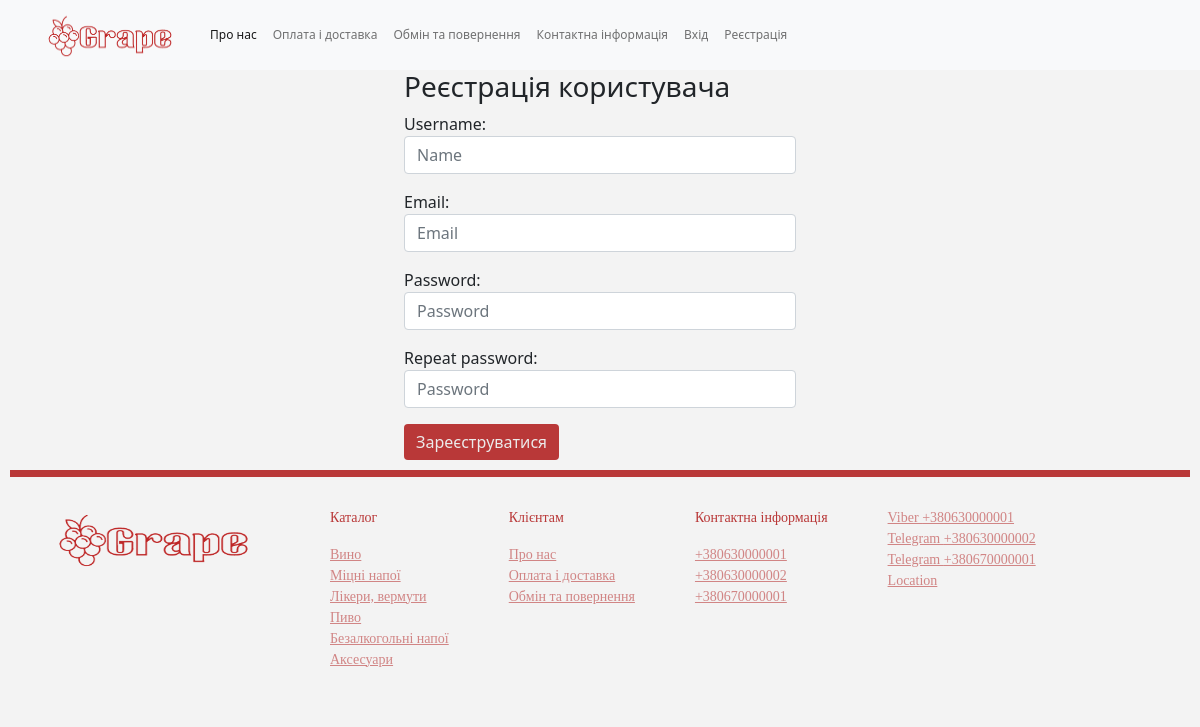
/account/registration/, run on the app's committed database.
### main_page/models.py (models this page shows, shortened)
class Category_good(models.Model):
    name = models.CharField(max_length=50, unique=True)
    is_visible = models.BooleanField(default=True)
    position = models.SmallIntegerField(unique=True)
    class Meta:
        ordering = ('position',)

class Phone(models.Model):
    phone_val = RegexValidator(regex=r'^\+?3?8?0\d{2}[- ]?(\d[- ]?){7}$', message='Не вірний формат номера')
    phone = models.CharField(max_length=16, validators=[phone_val])
    is_visible = models.BooleanField(default=True)
    is_viber = models.BooleanField(default=False)
    is_telegram = models.BooleanField(default=False)
    def __str__(self):
        return f'{self.phone}'

class Address(models.Model):
    address = models.CharField(max_length=250)
    is_visible = models.BooleanField(default=True)

### account/views.py (the view)
# urls.py: path('registration/', views.registration_view, name='registration'),
def registration_view(request):
    form = RegistrationForm(request.POST or None)
    if form.is_valid():
        user = RegistrationForm(request.POST).save(commit=False)
        user.set_password(form.cleaned_data['password'])
        user.save()
        return redirect('/')
    return render(request, 'registration.html', context={'form': form})

### account/forms.py (shortened to what this page needs)
class RegistrationForm(forms.ModelForm):
    class Meta:
        model = User
        fields = ('username', 'email',)
    username = forms.CharField(widget=forms.TextInput(attrs={
        'type': "text",
        'class': "form-control",
        'placeholder': "Name"
    }))
    email = forms.EmailField(widget=forms.EmailInput(attrs={
        'type': "email",
        'class': "form-control",
        'placeholder': "Email"
    }))
    password = forms.CharField(label='Password', min_length=8, widget=forms.PasswordInput(attrs={
        'type': "password",
        'class': "form-control",
        'placeholder': "Password"
    }))
    password2 = forms.CharField(label='Repeat password', min_length=8, widget=forms.PasswordInput(attrs={
        'type': "password2",
        'class': "form-control",
        'placeholder': "Password"
    }))

### cart/context_processor.py (called while the page is built)
def cart(request):
    return {'cart': Cart(request)}

### main_page/context_processor.py (called while the page is built)
def getting_category(request):
    category = Category_good.objects.filter(is_visible=True)
    return locals()

def getting_number(request):
    phone = Phone.objects.filter(is_visible=True)
    return locals()

def getting_mail(request):
    mails = Email_adress.objects.filter(is_visible=True)
    return locals()

def getting_address(request):
    location = Address.objects.filter(is_visible=True)
    return locals()

### account/templates/registration.html (shortened to what this page needs)
{% extends 'project.html' %}
{% block bare_content %}
    <div class="container-fluid">
        <div class="offset-md-4 col-md-4 offset-sm-3 col-sm-6">
            <div class="form-container">
                <h3 class="title">Реєстрація користувача</h3>
                <form class="form-horizontal" method="post">
                    {{ form.as_p }}
                    <button class="btn btn-primary">Зареєструватися</button>
                </form>
        </div>
     </div>
     </div>
{% endblock %}

### templates/project.html (shortened to what this page needs)
{% load static %}
<!DOCTYPE html>
<html lang="ukr">
    <head>
        <link href="https://cdn.jsdelivr.net/npm/bootstrap@5.0.2/dist/css/bootstrap.min.css" rel="stylesheet">
        <link rel="stylesheet" href="{% static "assets/css/style.css" %}">
    </head>
    <body>
      <section>
        <nav class="navbar navbar-expand-lg navbar-light bg-light">
            <div class="container-fluid">
              <a class="navbar-brand" href="{% url 'main_page:main' %}"><img src="{% static "assets/img/Grape-depositphotos-bgremover.png" %}" class="grape"></a>
              <div class="collapse navbar-collapse" id="navbarNavAltMarkup">
                <div class="navbar-nav">
                <ul class="navbar-nav">
                <li class="nav-item">
                  <a class="nav-link active" aria-current="page" href="#">Про нас</a>
                </li>
                <li class="nav-item">
                  <a class="nav-link" href="{% url 'conditions:delivery' %}">Оплата і доставка</a>
                </li>
                <li class="nav-item">
                  <a class="nav-link" href="{% url 'conditions:swap' %}">Обмін та повернення</a>
                </li>
                <li class="nav-item">
                  <a class="nav-link" href="#contact">Контактна інформація</a>
                </li>
                    <div class="navbar-nav" >
                        {% if not user.is_active %}
                            <li class="nav-item">
                          <a class="nav-link" href="{% url "account:login" %}">Вхід</a>
                            </li>
                        <li class="nav-item">
                          <a class="nav-link" href="{% url "account:registration" %}">Реєстрація</a>
                            </li>
                        {% else %}
                        <li class="nav-item">
                            <a class="nav-link" href="{% url "account:logout" %}">Вихід</a>
                            </li>
                        {% endif %}
                    </ul>
                    </div>
                </div>
              </div>
          </nav>
        </section>
{% block bare_content %}{% endblock %}
    <section id="contact">
      <div class="cards">
        <div class="">
            <img src="{% static "assets/img/Grape-depositphotos-bgremover.png" %}" alt="">
        </div>
        <div class="card">
            <p class="">Каталог</p>
            {% for cat in category %}
                <a href="#" class="" type="submit">{{ cat.name }}</a>
            {% endfor %}
        </div>
        <div class="card">
          <p class="" >Клієнтам</p>
          <a href="#" class="" type="submit">Про нас</a>
          <a href="{% url 'conditions:delivery' %}" class="" type="submit">Оплата і доставка</a>
          <a href="{% url 'conditions:swap' %}" class="" type="submit">Обмін та повернення</a>
        </div>
        <div class="card">
          <p class="" >Контактна інформація</p>
            {% for number in phone %}
                <a href="" class="" type="submit">{{ number.phone }}</a>
            {% endfor %}
        </div>
        <div class="card">
            {% for number in phone %}
                {% if number.is_viber %}
                    <a href="viber://chat?number={{ number }}" class="viber" type="submit">Viber {{ number }}</a>
                {% endif %}
                {% if number.is_telegram %}
                    <a href="https://t.me/{{ number }}" class="" type="submit">Telegram {{ number }}</a>
                {% endif %}
            {% endfor %}
            {% for loc in location %}
                <a href="#" class="" type="submit">{{ loc.address }}</a>
            {% endfor %}
        </div>
    </div>
    </section>
    </body>
</html>

### static/assets/css/style.css (style rules this page uses)
body { background-color: rgb(243, 243, 243); }
.container-fluid a img { width: 150px; height: 50px; }
.navbar { padding: 0; }
.navbar ul { margin: 0; padding: 0; display: flex; list-style: none; align-items: center; }
.navbar li { position: relative; }
.navbar a, .navbar a:focus { display: flex; align-items: center; justify-content: space-between; padding: 10px 0 10px 24px; font-size: 12px; font-weight: 500; color: rgb(14, 1, 1); white-space: nowrap; transition: 0.3s; }
.navbar a:hover, .navbar .active, .navbar .active:focus, .navbar li:hover>a { color: #e90606; }
.btn-primary { color: rgb(236, 234, 234); background: rgb(185, 56, 56); border: rgb(63, 7, 7); }
.cards { display: flex; border-top: 7px solid rgb(185, 56, 56); margin: 10px; text-align: left; font-size: 14px; color: rgba(185, 56, 56, 0.589); font-family: cyrillic; }
.cards .card { padding: 20px; }
.cards img { width: 250px; height: 84px; margin: 20px; padding: 10px; align-items:center; justify-content: center; }
.card { margin: 10px; background: local; border: rgb(243, 243, 243);; color: rgb(185, 56, 56); }
.cards .card a { color: rgba(185, 56, 56, 0.589); }

### data on the page
Category_good: name "Вино"
Category_good: name "Міцні напої"
Category_good: name "Лікери, вермути"
Category_good: name "Пиво"
Category_good: name "Безалкогольні напої"
Category_good: name "Аксесуари"
Phone: phone "+380630000001"
Phone: phone "+380630000002"
Phone: phone "+380670000001"
Address: address "Location"
